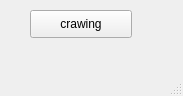
<?xml version="1.0" encoding="UTF-8"?>
<ui version="4.0">
 <class>MainWindow</class>
 <widget class="QMainWindow" name="MainWindow">
  <property name="geometry">
   <rect>
    <x>0</x>
    <y>0</y>
    <width>183</width>
    <height>96</height>
   </rect>
  </property>
  <property name="windowTitle">
   <string>MainWindow</string>
  </property>
  <widget class="QWidget" name="centralwidget">
   <widget class="QPushButton" name="pb">
    <property name="geometry">
     <rect>
      <x>30</x>
      <y>10</y>
      <width>102</width>
      <height>28</height>
     </rect>
    </property>
    <property name="text">
     <string>crawing</string>
    </property>
   </widget>
  </widget>
  <widget class="QMenuBar" name="menubar">
   <property name="geometry">
    <rect>
     <x>0</x>
     <y>0</y>
     <width>183</width>
     <height>21</height>
    </rect>
   </property>
  </widget>
  <widget class="QStatusBar" name="statusbar"/>
 </widget>
 <resources/>
 <connections/>
</ui>
